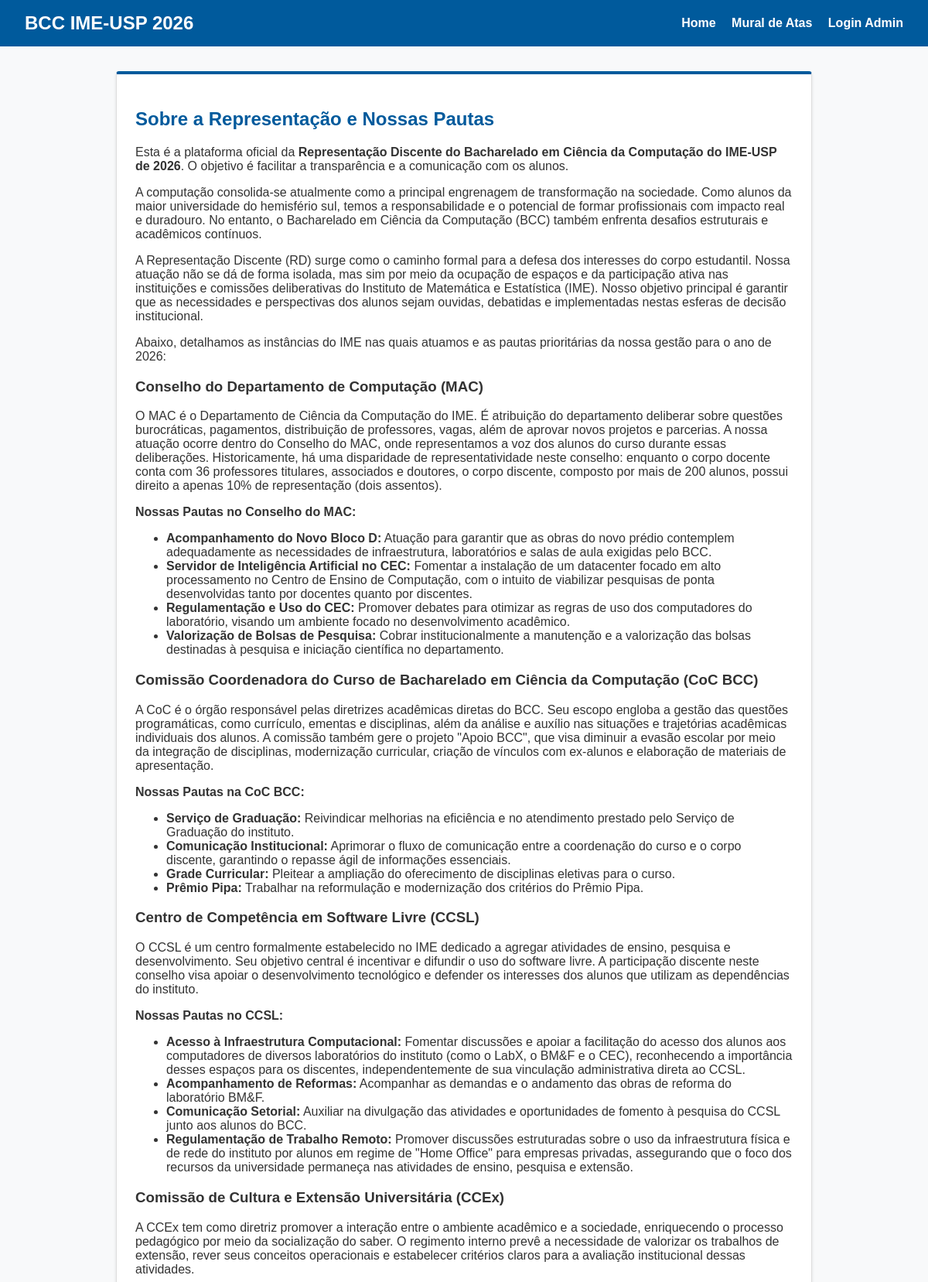
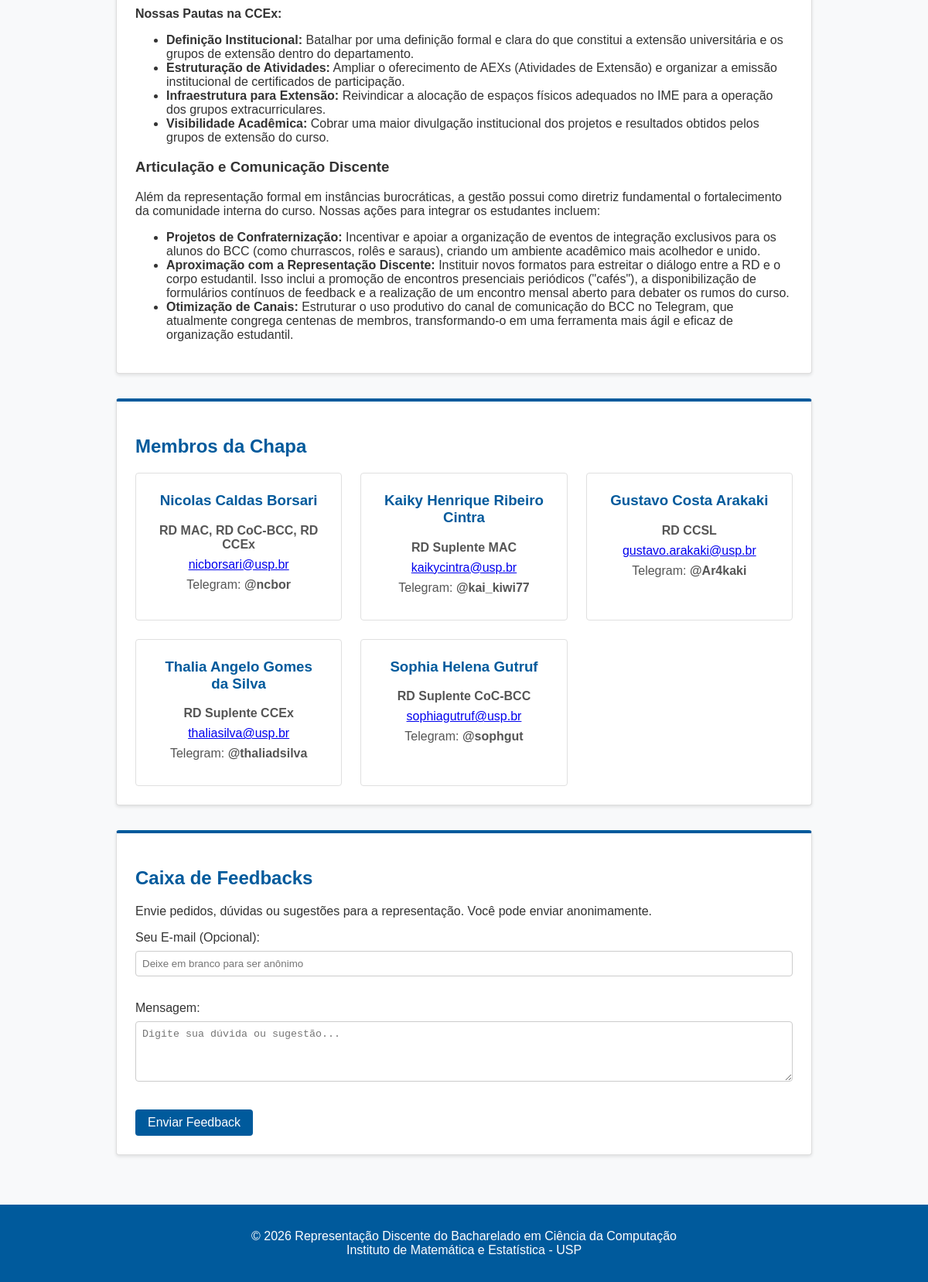
The page / on the database its author committed (2 pictures, top to bottom).
### database.py (models this page shows)
class Member(SQLModel, table=True):
    id: Optional[int] = Field(default=None, primary_key=True)
    name: str
    role: str
    email: str
    tg: str
    password: str
    atas: List["Ata"] = Relationship(back_populates="author")

### main.py (the view)
@app.get("/", response_class=HTMLResponse)
def read_root(request: Request, session: Session = Depends(get_session)):
    user = get_current_user(request, session)
    members = session.exec(select(Member)).all()
    return templates.TemplateResponse(request=request, name="index.html", context={
        "request": request,
        "members": members,
        "user": user
    })

### templates/index.html
{% extends "base.html" %}
{% block content %}
<section class="card">
    <h2>Sobre a Representação e Nossas Pautas</h2>
    <p>Esta é a plataforma oficial da <strong>Representação Discente do Bacharelado em Ciência da Computação do IME-USP de 2026</strong>. O objetivo é facilitar a transparência e a comunicação com os alunos.</p>
    <p>A computação consolida-se atualmente como a principal engrenagem de transformação na sociedade. Como alunos da maior universidade do hemisfério sul, temos a responsabilidade e o potencial de formar profissionais com impacto real e duradouro. No entanto, o Bacharelado em Ciência da Computação (BCC) também enfrenta desafios estruturais e acadêmicos contínuos.</p>
    <p>A Representação Discente (RD) surge como o caminho formal para a defesa dos interesses do corpo estudantil. Nossa atuação não se dá de forma isolada, mas sim por meio da ocupação de espaços e da participação ativa nas instituições e comissões deliberativas do Instituto de Matemática e Estatística (IME). Nosso objetivo principal é garantir que as necessidades e perspectivas dos alunos sejam ouvidas, debatidas e implementadas nestas esferas de decisão institucional.</p>
    <p>Abaixo, detalhamos as instâncias do IME nas quais atuamos e as pautas prioritárias da nossa gestão para o ano de 2026:</p>
    <h3>Conselho do Departamento de Computação (MAC)</h3>
    <p>O MAC é o Departamento de Ciência da Computação do IME. É atribuição do departamento deliberar sobre questões burocráticas, pagamentos, distribuição de professores, vagas, além de aprovar novos projetos e parcerias. A nossa atuação ocorre dentro do Conselho do MAC, onde representamos a voz dos alunos do curso durante essas deliberações. Historicamente, há uma disparidade de representatividade neste conselho: enquanto o corpo docente conta com 36 professores titulares, associados e doutores, o corpo discente, composto por mais de 200 alunos, possui direito a apenas 10% de representação (dois assentos).</p>
    <p><strong>Nossas Pautas no Conselho do MAC:</strong></p>
    <ul>
        <li><strong>Acompanhamento do Novo Bloco D:</strong> Atuação para garantir que as obras do novo prédio contemplem adequadamente as necessidades de infraestrutura, laboratórios e salas de aula exigidas pelo BCC.</li>
        <li><strong>Servidor de Inteligência Artificial no CEC:</strong> Fomentar a instalação de um datacenter focado em alto processamento no Centro de Ensino de Computação, com o intuito de viabilizar pesquisas de ponta desenvolvidas tanto por docentes quanto por discentes.</li>
        <li><strong>Regulamentação e Uso do CEC:</strong> Promover debates para otimizar as regras de uso dos computadores do laboratório, visando um ambiente focado no desenvolvimento acadêmico.</li>
        <li><strong>Valorização de Bolsas de Pesquisa:</strong> Cobrar institucionalmente a manutenção e a valorização das bolsas destinadas à pesquisa e iniciação científica no departamento.</li>
    </ul>
    <h3>Comissão Coordenadora do Curso de Bacharelado em Ciência da Computação (CoC BCC)</h3>
    <p>A CoC é o órgão responsável pelas diretrizes acadêmicas diretas do BCC. Seu escopo engloba a gestão das questões programáticas, como currículo, ementas e disciplinas, além da análise e auxílio nas situações e trajetórias acadêmicas individuais dos alunos. A comissão também gere o projeto "Apoio BCC", que visa diminuir a evasão escolar por meio da integração de disciplinas, modernização curricular, criação de vínculos com ex-alunos e elaboração de materiais de apresentação.</p>
    <p><strong>Nossas Pautas na CoC BCC:</strong></p>
    <ul>
        <li><strong>Serviço de Graduação:</strong> Reivindicar melhorias na eficiência e no atendimento prestado pelo Serviço de Graduação do instituto.</li>
        <li><strong>Comunicação Institucional:</strong> Aprimorar o fluxo de comunicação entre a coordenação do curso e o corpo discente, garantindo o repasse ágil de informações essenciais.</li>
        <li><strong>Grade Curricular:</strong> Pleitear a ampliação do oferecimento de disciplinas eletivas para o curso.</li>
        <li><strong>Prêmio Pipa:</strong> Trabalhar na reformulação e modernização dos critérios do Prêmio Pipa.</li>
    </ul>
    <h3>Centro de Competência em Software Livre (CCSL)</h3>
    <p>O CCSL é um centro formalmente estabelecido no IME dedicado a agregar atividades de ensino, pesquisa e desenvolvimento. Seu objetivo central é incentivar e difundir o uso do software livre. A participação discente neste conselho visa apoiar o desenvolvimento tecnológico e defender os interesses dos alunos que utilizam as dependências do instituto.</p>
    <p><strong>Nossas Pautas no CCSL:</strong></p>
    <ul>
        <li><strong>Acesso à Infraestrutura Computacional:</strong> Fomentar discussões e apoiar a facilitação do acesso dos alunos aos computadores de diversos laboratórios do instituto (como o LabX, o BM&F e o CEC), reconhecendo a importância desses espaços para os discentes, independentemente de sua vinculação administrativa direta ao CCSL.</li>
        <li><strong>Acompanhamento de Reformas:</strong> Acompanhar as demandas e o andamento das obras de reforma do laboratório BM&F.</li>
        <li><strong>Comunicação Setorial:</strong> Auxiliar na divulgação das atividades e oportunidades de fomento à pesquisa do CCSL junto aos alunos do BCC.</li>
        <li><strong>Regulamentação de Trabalho Remoto:</strong> Promover discussões estruturadas sobre o uso da infraestrutura física e de rede do instituto por alunos em regime de "Home Office" para empresas privadas, assegurando que o foco dos recursos da universidade permaneça nas atividades de ensino, pesquisa e extensão.</li>
    </ul>
    <h3>Comissão de Cultura e Extensão Universitária (CCEx)</h3>
    <p>A CCEx tem como diretriz promover a interação entre o ambiente acadêmico e a sociedade, enriquecendo o processo pedagógico por meio da socialização do saber. O regimento interno prevê a necessidade de valorizar os trabalhos de extensão, rever seus conceitos operacionais e estabelecer critérios claros para a avaliação institucional dessas atividades.</p>
    <p><strong>Nossas Pautas na CCEx:</strong></p>
    <ul>
        <li><strong>Definição Institucional:</strong> Batalhar por uma definição formal e clara do que constitui a extensão universitária e os grupos de extensão dentro do departamento.</li>
        <li><strong>Estruturação de Atividades:</strong> Ampliar o oferecimento de AEXs (Atividades de Extensão) e organizar a emissão institucional de certificados de participação.</li>
        <li><strong>Infraestrutura para Extensão:</strong> Reivindicar a alocação de espaços físicos adequados no IME para a operação dos grupos extracurriculares.</li>
        <li><strong>Visibilidade Acadêmica:</strong> Cobrar uma maior divulgação institucional dos projetos e resultados obtidos pelos grupos de extensão do curso.</li>
    </ul>
    <h3>Articulação e Comunicação Discente</h3>
    <p>Além da representação formal em instâncias burocráticas, a gestão possui como diretriz fundamental o fortalecimento da comunidade interna do curso. Nossas ações para integrar os estudantes incluem:</p>
    <ul>
        <li><strong>Projetos de Confraternização:</strong> Incentivar e apoiar a organização de eventos de integração exclusivos para os alunos do BCC (como churrascos, rolês e saraus), criando um ambiente acadêmico mais acolhedor e unido.</li>
        <li><strong>Aproximação com a Representação Discente:</strong> Instituir novos formatos para estreitar o diálogo entre a RD e o corpo estudantil. Isso inclui a promoção de encontros presenciais periódicos ("cafés"), a disponibilização de formulários contínuos de feedback e a realização de um encontro mensal aberto para debater os rumos do curso.</li>
        <li><strong>Otimização de Canais:</strong> Estruturar o uso produtivo do canal de comunicação do BCC no Telegram, que atualmente congrega centenas de membros, transformando-o em uma ferramenta mais ágil e eficaz de organização estudantil.</li>
    </ul>
</section>
<section class="card">
    <h2>Membros da Chapa</h2>
    <div class="members-grid">
        {% for member in members %}
        <div class="member-card">
            <h3>{{ member.name }}</h3>
            <p><strong>{{ member.role }}</strong></p>
            <p><a href="mailto:{{ member.email }}">{{ member.email }}</a></p>
            <p>Telegram: <strong>{{ member.tg }}</strong></p>
        </div>
        {% endfor %}
    </div>
</section>
<section class="card">
    <h2>Caixa de Feedbacks</h2>
    <p>Envie pedidos, dúvidas ou sugestões para a representação. Você pode enviar anonimamente.</p>
    <div id="feedback-form-container">
        <form hx-post="/feedback" hx-target="#feedback-form-container" hx-swap="outerHTML">
            <div class="form-group">
                <label for="student_name">Seu E-mail (Opcional):</label>
                <input type="email" id="student_name" name="student_name" placeholder="Deixe em branco para ser anônimo">
            </div>
            <div class="form-group">
                <label for="message">Mensagem:</label>
                <textarea id="message" name="message" rows="4" required placeholder="Digite sua dúvida ou sugestão..."></textarea>
            </div>
            <button type="submit">Enviar Feedback</button>
        </form>
    </div>
</section>
{% endblock %}

### templates/base.html (shortened to what this page needs)
<!DOCTYPE html>
<html lang="pt-BR">
<head>
    <link rel="stylesheet" href="/static/style.css">
</head>
<body>
    <header>
        <h1>BCC IME-USP 2026</h1>
        <nav>
            <a href="/">Home</a>
            <a href="/atas">Mural de Atas</a>
            {% if user %}
            <a href="/feedbacks">Ver Feedbacks</a>
            <a href="#" hx-post="/logout">Sair</a>
            {% else %}
            <a href="/login">Login Admin</a>
            {% endif %}
        </nav>
    </header>
    <main>
        {% block content %}{% endblock %}
    </main>
    <footer>
        <p>&copy; 2026 Representação Discente do Bacharelado em Ciência da Computação<br>Instituto de Matemática e Estatística - USP</p>
    </footer>
</body>
</html>

### static/style.css (style rules this page uses)
:root { --primary-blue: #005A9C; --accent-orange: #FF7F00; --bg-white: #F8F9FA; --text-dark: #333; }
body { font-family: Arial, Helvetica, sans-serif; background-color: var(--bg-white); color: var(--text-dark); margin: 0; padding: 0; }
header { background-color: var(--primary-blue); color: white; padding: 1rem 2rem; display: flex; justify-content: space-between; align-items: center; }
header h1 { margin: 0; font-size: 1.5rem; }
nav a { color: white; text-decoration: none; margin-left: 1rem; font-weight: bold; }
main { max-width: 900px; margin: 2rem auto; padding: 0 1rem; }
.card { background: white; border: 1px solid #ddd; border-top: 4px solid var(--primary-blue); padding: 1.5rem; margin-bottom: 2rem; border-radius: 4px; box-shadow: 0 2px 4px rgba(0,0,0,0.1); }
h2 { color: var(--primary-blue); }
button, input[type="submit"], .btn { background-color: var(--primary-blue); color: white; border: none; padding: 0.5rem 1rem; cursor: pointer; font-size: 1rem; border-radius: 4px; text-decoration: none; display: inline-block; }
input, textarea, select { width: 100%; padding: 0.5rem; margin-top: 0.5rem; margin-bottom: 1rem; border: 1px solid #ccc; border-radius: 4px; box-sizing: border-box; }
.form-group { margin-bottom: 1rem; }
.members-grid { display: grid; grid-template-columns: repeat(auto-fill, minmax(250px, 1fr)); gap: 1.5rem; }
.member-card { background: white; padding: 1.5rem; border-radius: 4px; border: 1px solid #e0e0e0; text-align: center; }
.member-card h3 { margin-top: 0; color: var(--primary-blue); }
.member-card p { margin: 0.5rem 0; color: #555; }
footer { text-align: center; padding: 2rem; background-color: var(--primary-blue); color: white; margin-top: 4rem; }
footer p { margin: 0; }

### rows shown on the page
Member: name "Nicolas Caldas Borsari", role "RD MAC, RD CoC-BCC, RD CCEx", email "nicborsari@usp.br", tg "@ncbor"
Member: name "Kaiky Henrique Ribeiro Cintra", role "RD Suplente MAC", email "kaikycintra@usp.br", tg "@kai_kiwi77"
Member: name "Gustavo Costa Arakaki", role "RD CCSL", email "gustavo.arakaki@usp.br", tg "@Ar4kaki"
Member: name "Thalia Angelo Gomes da Silva", role "RD Suplente CCEx", email "thaliasilva@usp.br", tg "@thaliadsilva"
Member: name "Sophia Helena Gutruf", role "RD Suplente CoC-BCC", email "sophiagutruf@usp.br", tg "@sophgut"
